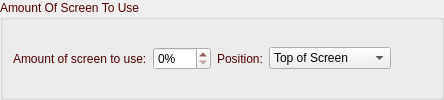
       <widget class="QGroupBox" name="groupBoxMaxScreen4">
        <property name="palette">
         <palette>
          <active>
           <colorrole role="WindowText">
            <brush brushstyle="SolidPattern">
             <color alpha="255">
              <red>85</red>
              <green>0</green>
              <blue>0</blue>
             </color>
            </brush>
           </colorrole>
          </active>
          <inactive>
           <colorrole role="WindowText">
            <brush brushstyle="SolidPattern">
             <color alpha="255">
              <red>85</red>
              <green>0</green>
              <blue>0</blue>
             </color>
            </brush>
           </colorrole>
          </inactive>
          <disabled>
           <colorrole role="WindowText">
            <brush brushstyle="SolidPattern">
             <color alpha="255">
              <red>120</red>
              <green>120</green>
              <blue>120</blue>
             </color>
            </brush>
           </colorrole>
          </disabled>
         </palette>
        </property>
        <property name="title">
         <string>Amount Of Screen To Use</string>
        </property>
        <layout class="QGridLayout" name="gridLayout_8">
         <property name="leftMargin">
          <number>10</number>
         </property>
         <property name="topMargin">
          <number>10</number>
         </property>
         <property name="rightMargin">
          <number>10</number>
         </property>
         <property name="bottomMargin">
          <number>10</number>
         </property>
         <item row="0" column="0">
          <layout class="QHBoxLayout" name="horizontalLayout_25">
           <property name="leftMargin">
            <number>0</number>
           </property>
           <property name="topMargin">
            <number>0</number>
           </property>
           <property name="rightMargin">
            <number>0</number>
           </property>
           <property name="bottomMargin">
            <number>0</number>
           </property>
           <item>
            <widget class="QLabel" name="labelMaxPercent4">
             <property name="text">
              <string>Amount of screen to use:</string>
             </property>
            </widget>
           </item>
           <item>
            <widget class="QSpinBox" name="spinBoxMaxScreen4">
             <property name="suffix">
              <string>%</string>
             </property>
             <property name="maximum">
              <number>100</number>
             </property>
            </widget>
           </item>
           <item>
            <widget class="QLabel" name="labelMaxTopButtom4">
             <property name="text">
              <string>Position:</string>
             </property>
            </widget>
           </item>
           <item>
            <widget class="QComboBox" name="comboBoxScreenPosition4">
             <property name="minimumSize">
              <size>
               <width>112</width>
               <height>0</height>
              </size>
             </property>
             <item>
              <property name="text">
               <string>Top of Screen</string>
              </property>
             </item>
             <item>
              <property name="text">
               <string>Bottom of Screen</string>
              </property>
             </item>
            </widget>
           </item>
           <item>
            <spacer name="horizontalSpacer_11">
             <property name="orientation">
              <enum>Qt::Horizontal</enum>
             </property>
             <property name="sizeHint" stdset="0">
              <size>
               <width>40</width>
               <height>20</height>
              </size>
             </property>
            </spacer>
           </item>
          </layout>
         </item>
        </layout>
       </widget>
